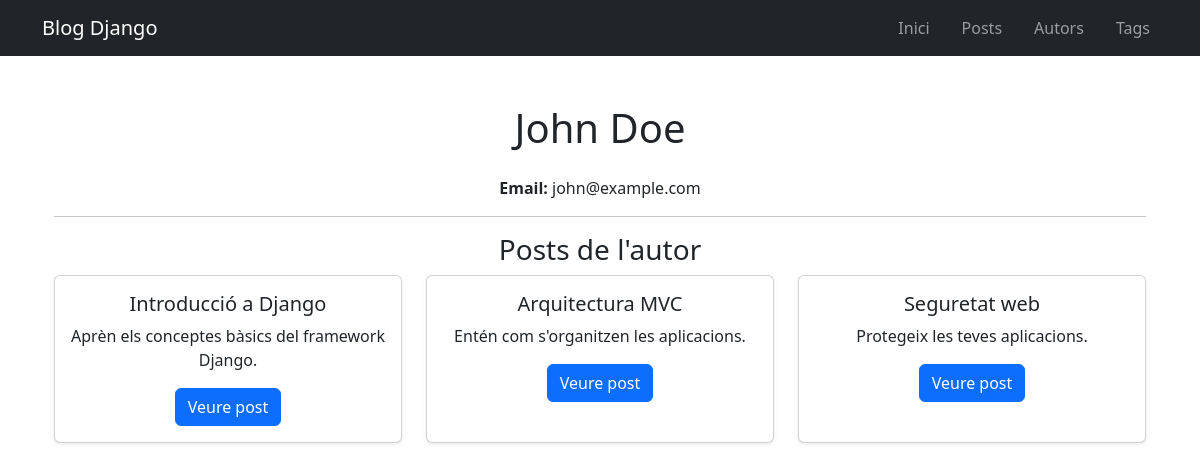
The app's page /authors/1/ with its own data.
### blog/models.py (models this page shows, shortened)
class Author(models.Model):
    first_name = models.CharField(
        max_length=50,
        validators=[MinLengthValidator(2)]
    )
    last_name = models.CharField(
        max_length=50,
        validators=[MinLengthValidator(2)]
    )
    email = models.EmailField(unique=True)

class Post(models.Model):
    title = models.CharField(
        max_length=150,
        validators=[MinLengthValidator(5)]
    )
    excerpt = models.CharField(max_length=255)
    image_name = models.CharField(max_length=100)
    date = models.DateField()
    content = models.TextField()
    author = models.ForeignKey(
        Author,
        on_delete=models.CASCADE,
        related_name="posts"
    )
    tags = models.ManyToManyField(Tag)

### blog/views.py (the view)
# urls.py: path("authors/<int:author_id>/", views.author_detail, name="author-detail-page"),
def author_detail(request, author_id):
    author = get_object_or_404(Author, id=author_id)
    return render(request, "blog/author_detail.html", {
        "author": author
    })

### blog/templates/blog/author_detail.html (shortened to what this page needs)
{% extends "blog/base.html" %}
{% block content %}
<h1 class="text-center mb-4">
    {{ author.first_name }} {{ author.last_name }}
</h1>
<div class="container text-center">
    <p><strong>Email:</strong> {{ author.email }}</p>
    <hr>
    <h3>Posts de l'autor</h3>
    <div class="row row-cols-1 row-cols-md-3 g-4">
        {% for post in author.posts.all %}
        <div class="col">
            <div class="card h-100 shadow-sm">
                <div class="card-body">
                    <h5 class="card-title">
                        {{ post.title }}
                    </h5>
                    <p>
                        {{ post.excerpt }}
                    </p>
                    <a href="{% url 'posts-detail-page' post.id %}" class="btn btn-primary">
                        Veure post
                    </a>
                </div>
            </div>
        </div>
        {% empty %}
        <p class="text-muted mt-4">
            Aquest autor encara no té posts.
        </p>
        {% endfor %}
    </div>
</div>
{% endblock %}

### records on screen
Author: first_name "John", last_name "Doe", email "john@example.com"
Post: title "Introducció a Django", excerpt "Aprèn els conceptes bàsics del framework Django."
Post: title "Arquitectura MVC", excerpt "Entén com s'organitzen les aplicacions."
Post: title "Seguretat web", excerpt "Protegeix les teves aplicacions."
